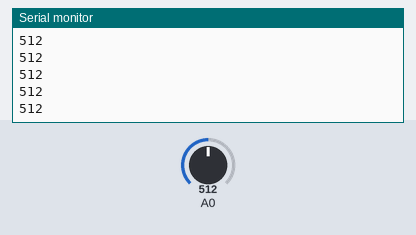
The sketch below on a simulated Arduino Uno, built with avr-gcc and run on an emulated ATmega328P. Parts: the last lines printed to the serial monitor. The inputs (shaded band) are chosen by the test bench; at power-on: A0 = 512.

Above: at 1.2 s.
1.3 s: A0 set to 716
At 1.8 s:
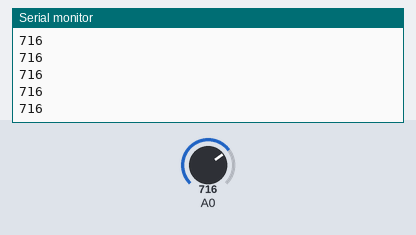
2.8 s: A0 set to 900
At 3.5 s:
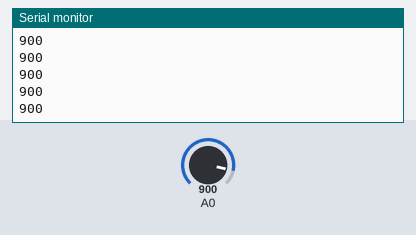
Timing chart, 0 to 5.8 s (numbered marks = the images above; inputs shaded):
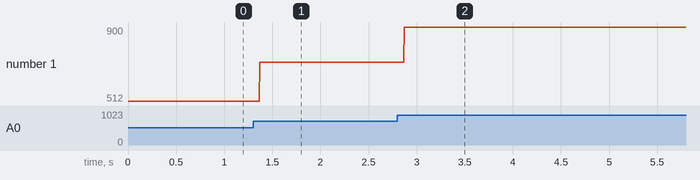

The sketch:

read_potentiometer.ino
```cpp
int potentiometerVal;

void setup() {
  // put your setup code here, to run once:
  pinMode(A0, INPUT);
  Serial.begin(9600);
}

void loop() {
  // put your main code here, to run repeatedly:
  sendData();
}

void sendData(){
  potentiometerVal = analogRead(A0);
  //Serial.print("Potentiometer Value => ");
  Serial.println(potentiometerVal);
  //delay(1000);
  }
```

Measured:
- after the input at 1.3 s, the serial monitor: prints a new line after 0.07 s (image 1)
- after the input at 2.8 s, the serial monitor: prints a new line after 0.07 s (image 2)
- plotted number 1: 512 → 716 after the input at 1.3 s, 716 → 900 after the input at 2.8 s
